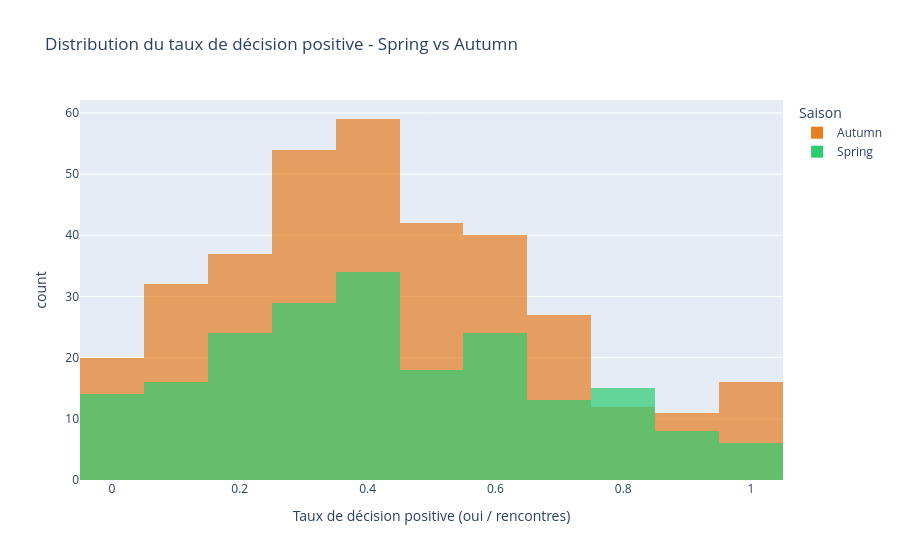

Notebook code cell kept with this figure:
### Code cell
# histogramme : fréquence du taux de décision positive par saison
fig_hist = px.histogram(
    per_person,
    x='taux_dec',
    color='season',
    barmode='overlay',
    opacity=0.7,
    nbins=20,
    title="Distribution du taux de décision positive - Spring vs Autumn",
    labels={
        'taux_dec': 'Taux de décision positive (oui / rencontres)',
        'count': 'Nombre de participants',
        'season': 'Saison'
    },
    color_discrete_map={'Spring': '#2ecc71', 'Autumn': '#e67e22'}
)
fig_hist.show()

### Figure 1 — Plotly figure (JSON) as saved in the notebook; plotly's stock layout.template omitted (floating-point values rounded to 4 significant figures; data arrays with more than 128 entries replaced by an {"elided": "..."} marker saying what was removed)
{"data": [{"alignmentgroup": "True", "bingroup": "x", "hovertemplate": "Saison=Autumn<br>Taux de décision positive (oui / rencontres)=%{x}<br>count=%{y}<extra></extra>", "legendgroup": "Autumn", "marker": {"color": "#e67e22", "opacity": 0.7, "pattern": {"shape": ""}}, "name": "Autumn", "nbinsx": 20, "offsetgroup": "Autumn", "orientation": "v", "showlegend": true, "type": "histogram", "x": {"elided": "350 float values"}, "xaxis": "x", "yaxis": "y"}, {"alignmentgroup": "True", "bingroup": "x", "hovertemplate": "Saison=Spring<br>Taux de décision positive (oui / rencontres)=%{x}<br>count=%{y}<extra></extra>", "legendgroup": "Spring", "marker": {"color": "#2ecc71", "opacity": 0.7, "pattern": {"shape": ""}}, "name": "Spring", "nbinsx": 20, "offsetgroup": "Spring", "orientation": "v", "showlegend": true, "type": "histogram", "x": {"elided": "201 float values"}, "xaxis": "x", "yaxis": "y"}], "layout": {"barmode": "overlay", "legend": {"title": {"text": "Saison"}, "tracegroupgap": 0}, "title": {"text": "Distribution du taux de décision positive - Spring vs Autumn"}, "xaxis": {"anchor": "y", "domain": [0, 1], "title": {"text": "Taux de décision positive (oui / rencontres)"}}, "yaxis": {"anchor": "x", "domain": [0, 1], "title": {"text": "count"}}}}
